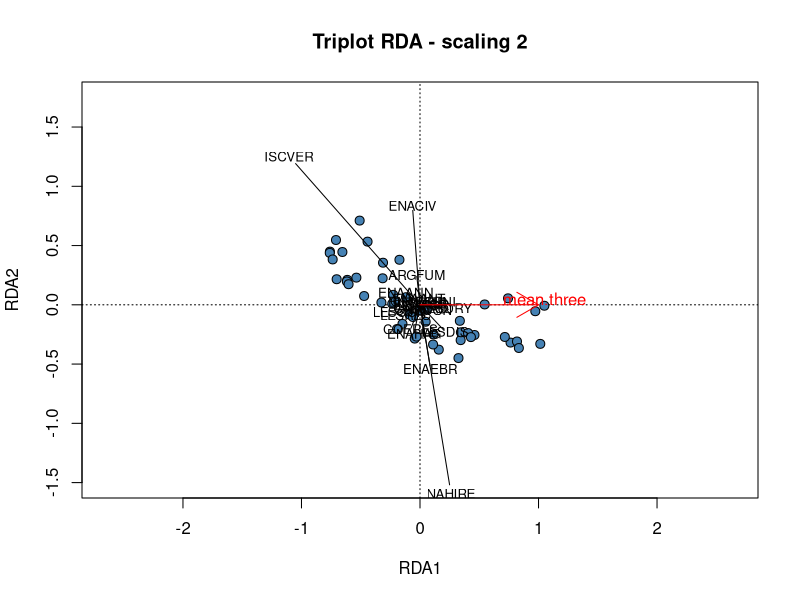
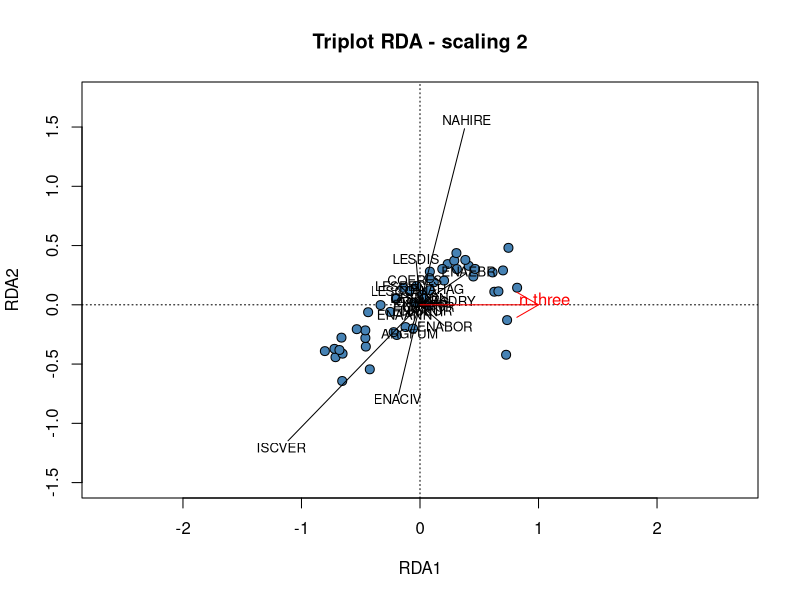

Source code (R) for these figures, in order:
# Redundancy Analyses
# Author: Mary Ann C. Perron
# This script is for producing and analyzing redundancy analyses performed on community composition data

#### Load Packages ####
p <- c("dplyr", "vegan")
lapply(p, library, character.only=T)

#### Load Data ####
# odonates 
AdultZygoptera <- read.csv("input/cleaned/ZygopteraCleaned.csv")
# mean current density 
Current300 <- dplyr::select(AdultZygoptera, c(mean.three))
# number of surrounding habitats 
Habitats300 <- dplyr::select(AdultZygoptera, c(n.three))

# remove extra columns from odonate datasets 
AdultZygoptera <- AdultZygoptera[,2:21]


#### Redundancy Analyses (RDA) ####
## Damselflies ---------
# Mean Current Density @ 300 m
# transform species matrix with Hellinger transformation to downweight zeroes
spe.hel.zyg <- decostand(AdultZygoptera, method="hellinger")
# run RDA on mean current density at 300 m
spe.rda.zyg.current <- rda(spe.hel.zyg~., data=Current300)
summary(spe.rda.zyg.current, display=NULL) 
# check significance of mean current density at 300 m
ordiR2step(rda(spe.hel.zyg~1, data=Current300), scope= formula(spe.rda.zyg.current), direction= "forward", R2scope=TRUE, pstep=1000)
# get the R2 adjusted
(R2adj <- RsquareAdj(spe.rda.zyg.current)$adj.r.squared)
# test the significance of the axis and model
anova.cca(spe.rda.zyg.current, step=1000)
anova.cca(spe.rda.zyg.current, step=1000, by="axis")
 
# Number of Surrounding Habitats @ 300 m
# RDA
spe.rda.zyg.habs <- rda(spe.hel.zyg~., data=Habitats300)
summary(spe.rda.zyg.habs, display=NULL) 
# check significance of Habitat49 and Leucorrhinia proxima and L. frigida both had positive linear 300
ordiR2step(rda(spe.hel.zyg~1, data=Habitats300), scope= formula(spe.rda.zyg.habs), direction= "forward", R2scope=TRUE, pstep=1000)
# get the R2 adjusted
(R2adj <- RsquareAdj(spe.rda.zyg.habs)$adj.r.squared)
#test the significance of the axis and model
anova.cca(spe.rda.zyg.habs, step=1000)
anova.cca(spe.rda.zyg.habs, step=1000, by="axis")
              

#### Plotting #### 
# Damselflies / Mean Current Density @ 300 m
jpeg("graphics/RDA/ZygopteraMeanCurrent.jpg")
plot(spe.rda.zyg.current, scaling=2, main="Triplot RDA - scaling 2", type="none", xlab=c("RDA1"), ylab=c("RDA2"), xlim=c(-1,1), ylim=c(-1.5,1.75))
points(scores(spe.rda.zyg.current, display="sites", choices=c(1,2), scaling=2),
       pch=21, col="black", bg="steelblue", cex=1.2)
arrows(0,0,
       scores(spe.rda.zyg.current, display="species", choices=c(1), scaling=2)*2,
       scores(spe.rda.zyg.current, display="species", choices=c(2), scaling=2)*2,
       col="black",length=0)
text(scores(spe.rda.zyg.current, display="species", choices=c(1), scaling=2)*2.1,
     scores(spe.rda.zyg.current, display="species", choices=c(2), scaling=2)*2.1,
     labels=rownames(scores(spe.rda.zyg.current, display="species", scaling=2)),
     col="black", cex=0.8)    
arrows(0,0,
       scores(spe.rda.zyg.current, display="bp", choices=c(1), scaling=2),
       scores(spe.rda.zyg.current, display="bp", choices=c(2), scaling=2),
       col="red")
text(scores(spe.rda.zyg.current, display="bp", choices=c(1), scaling=2)+0.05,
     scores(spe.rda.zyg.current, display="bp", choices=c(2), scaling=2)+0.05,
     labels=rownames(scores(spe.rda.zyg.current, display="bp", choices=c(2), scaling=2)),
     col="red", cex=1)  
dev.off()
# Damselflies / Number of Surrounding Habitats @ 300 m
jpeg("graphics/RDA/ZygopteraSurroundingHabitats.jpg")
plot(spe.rda.zyg.habs, scaling=2, main="Triplot RDA - scaling 2", type="none", xlab=c("RDA1"), ylab=c("RDA2"), xlim=c(-1,1), ylim=c(-1.5,1.75))
points(scores(spe.rda.zyg.habs, display="sites", choices=c(1,2), scaling=2),
       pch=21, col="black", bg="steelblue", cex=1.2)
arrows(0,0,
       scores(spe.rda.zyg.habs, display="species", choices=c(1), scaling=2)*2,
       scores(spe.rda.zyg.habs, display="species", choices=c(2), scaling=2)*2,
       col="black",length=0)
text(scores(spe.rda.zyg.habs, display="species", choices=c(1), scaling=2)*2.1,
     scores(spe.rda.zyg.habs, display="species", choices=c(2), scaling=2)*2.1,
     labels=rownames(scores(spe.rda.zyg.habs, display="species", scaling=2)),
     col="black", cex=0.8)    
arrows(0,0,
       scores(spe.rda.zyg.habs, display="bp", choices=c(1), scaling=2),
       scores(spe.rda.zyg.habs, display="bp", choices=c(2), scaling=2),
       col="red")
text(scores(spe.rda.zyg.habs, display="bp", choices=c(1), scaling=2)+0.05,
     scores(spe.rda.zyg.habs, display="bp", choices=c(2), scaling=2)+0.05,
     labels=rownames(scores(spe.rda.zyg.habs, display="bp", choices=c(2), scaling=2)),
     col="red", cex=1)  
dev.off()
